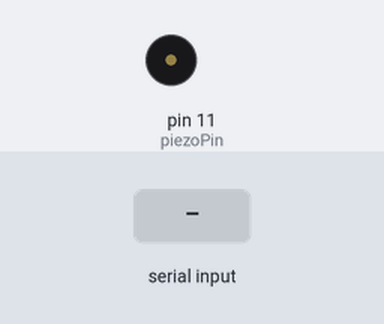
The sketch below on a simulated Arduino Uno, built with avr-gcc and run on an emulated ATmega328P. Shown: buzzer (waves = sounding). Inputs (shaded band) come from the test bench.

Above: at 1.2 s.
1.3 s: "1" received over Serial
At 1.4 s:
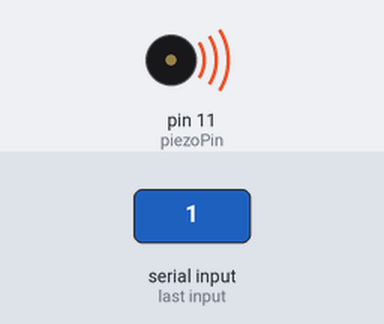
Timing chart, 0 to 10.0 s (numbered marks = the images above; inputs shaded):
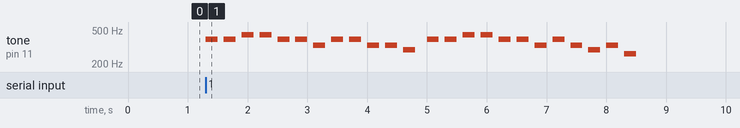

Measured:
- after the input at 1.3 s, tone on pin 11 (piezoPin): plays 392 Hz for 0.20 s, 392 Hz for 0.20 s, 440 Hz for 0.20 s, 440 Hz for 0.20 s, 392 Hz for 0.20 s, 392 Hz for 0.20 s … (24 notes in this stretch), starting at once

The sketch:

a05_playSpeaker.ino
```cpp
#define C 262 // 도
#define D 294 // 레
#define E 330 // 미
//6#define F 349 // 파
#define G 392 // 솔
#define A 440 // 라
#define B 494 // 시

int piezoPin = 11;
int tempo = 200;
int notes[25] = {G, G, A, A, G, G, E, G, G, E,
                  E, D, G, G, A, A, G, G, E, G,
                  E, D, E, C};

void setup() {
  // put your setup code here, to run once:

  Serial.begin(9600);
  pinMode(piezoPin, OUTPUT);
}

void loop() {
  // put your main code here, to run repeatedly:

  if(Serial.available()){
    int on = 1;
    if(Serial.read() == '1'){
      for(int i = 0; i < 12; i++){
        tone(piezoPin, notes[i], tempo);
        delay(300);
      }
      delay(100);

      for(int i = 12; i < 25; i++){
        tone(piezoPin, notes[i], tempo);
        delay(300);
      }
    } else {

    }
  }
}
```
